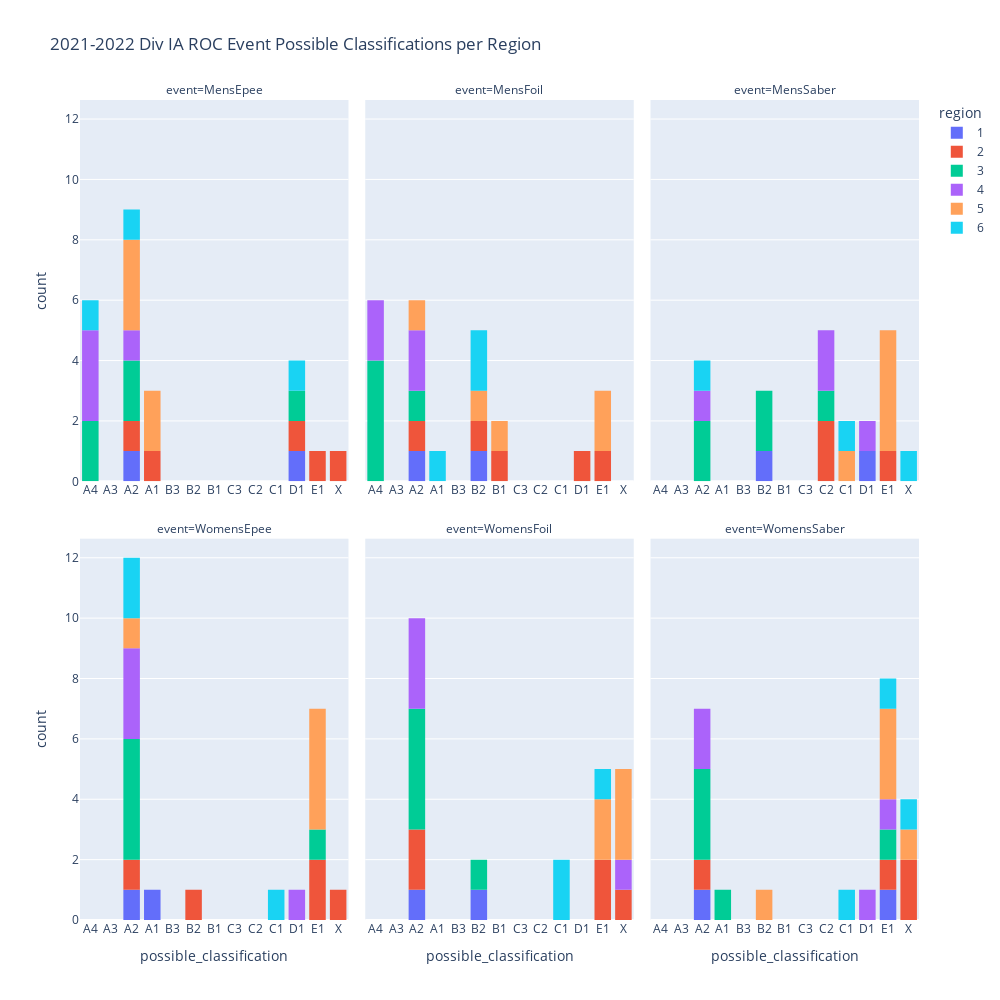
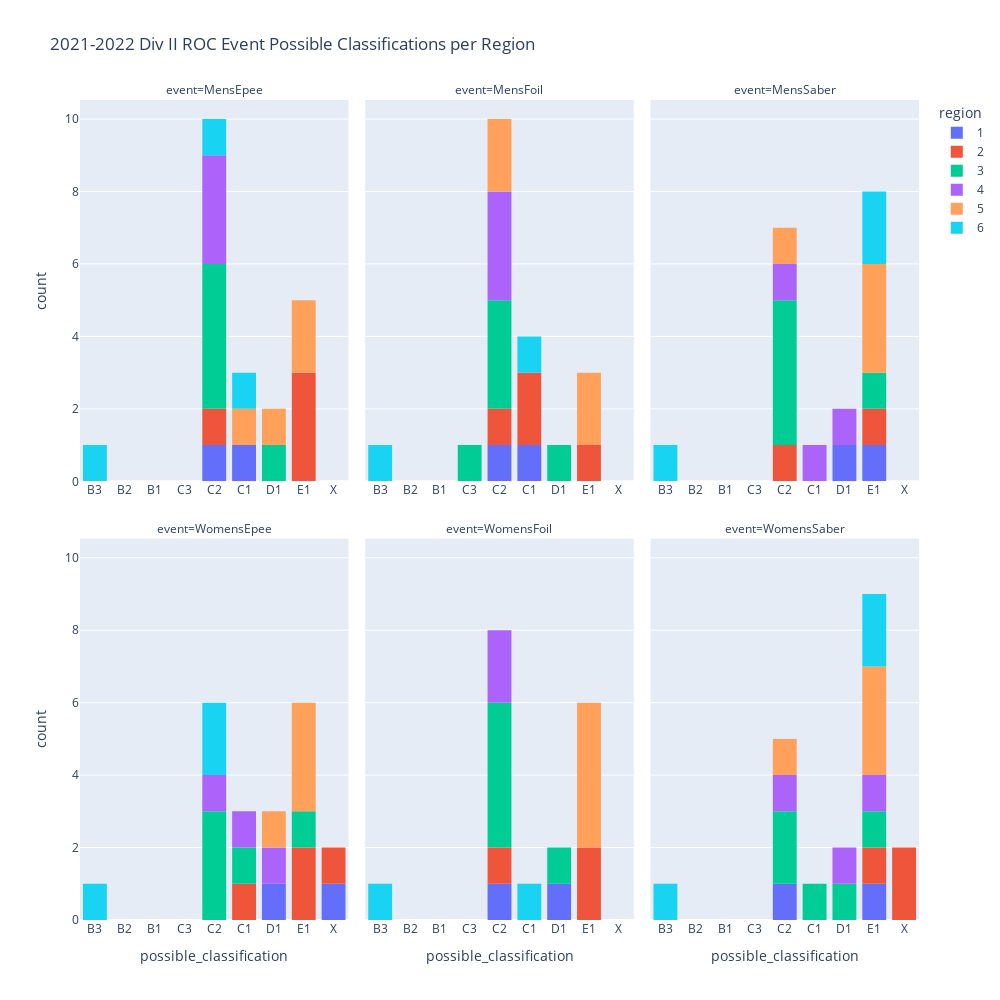

Source (notebook cell) for these figures, in order:
### Markdown cell above
### Regional tournament classification availability per weapon/gender combination

### Code cell
CATEGORY_ORDERS = {'possible_classification':CLASS_ORDER,
                    'event':EVENT_ORDER,
                    'region':[1,2,3,4,5,6]}

df_divia = classification_df[classification_df.level=='DivIA']
divia_class = px.histogram(df_divia,
                    x='possible_classification',
                    color='region',
                    facet_col='event',
                    category_orders=CATEGORY_ORDERS,
                    title='2021-2022 Div IA ROC Event Possible Classifications per Region',
                    facet_col_wrap=3)
divia_class.update_layout(width=1000,height=1000)
divia_class.update_xaxes(showticklabels=True)
divia_class.show()
divia_class.write_image('plots/divia_event_classifications.png')

df_divii = classification_df[classification_df.level=='DivII']
divii_class = px.histogram(df_divii,
                    x='possible_classification',
                    color='region',
                    facet_col='event',
                    category_orders=CATEGORY_ORDERS,
                    title='2021-2022 Div II ROC Event Possible Classifications per Region',
                    facet_col_wrap=3)
divii_class.update_layout(width=1000,height=1000)
divii_class.update_xaxes(showticklabels=True)
divii_class.show()
divii_class.write_image('plots/divii_event_classifications.png')

### Figure 1 — Plotly figure (JSON) as saved in the notebook; plotly's stock layout.template omitted (floating-point values rounded to 4 significant figures)
{"data": [{"alignmentgroup": "True", "bingroup": "x", "hovertemplate": "region=1<br>event=MensEpee<br>possible_classification=%{x}<br>count=%{y}<extra></extra>", "legendgroup": "1", "marker": {"color": "#636efa", "pattern": {"shape": ""}}, "name": "1", "offsetgroup": "1", "orientation": "v", "showlegend": true, "type": "histogram", "x": ["D1", "A2"], "xaxis": "x4", "yaxis": "y4"}, {"alignmentgroup": "True", "bingroup": "x", "hovertemplate": "region=1<br>event=MensFoil<br>possible_classification=%{x}<br>count=%{y}<extra></extra>", "legendgroup": "1", "marker": {"color": "#636efa", "pattern": {"shape": ""}}, "name": "1", "offsetgroup": "1", "orientation": "v", "showlegend": false, "type": "histogram", "x": ["B2", "A2"], "xaxis": "x5", "yaxis": "y5"}, {"alignmentgroup": "True", "bingroup": "x", "hovertemplate": "region=1<br>event=MensSaber<br>possible_classification=%{x}<br>count=%{y}<extra></extra>", "legendgroup": "1", "marker": {"color": "#636efa", "pattern": {"shape": ""}}, "name": "1", "offsetgroup": "1", "orientation": "v", "showlegend": false, "type": "histogram", "x": ["D1", "B2"], "xaxis": "x6", "yaxis": "y6"}, {"alignmentgroup": "True", "bingroup": "x", "hovertemplate": "region=1<br>event=WomensEpee<br>possible_classification=%{x}<br>count=%{y}<extra></extra>", "legendgroup": "1", "marker": {"color": "#636efa", "pattern": {"shape": ""}}, "name": "1", "offsetgroup": "1", "orientation": "v", "showlegend": false, "type": "histogram", "x": ["A2", "A1"], "xaxis": "x", "yaxis": "y"}, {"alignmentgroup": "True", "bingroup": "x", "hovertemplate": "region=1<br>event=WomensFoil<br>possible_classification=%{x}<br>count=%{y}<extra></extra>", "legendgroup": "1", "marker": {"color": "#636efa", "pattern": {"shape": ""}}, "name": "1", "offsetgroup": "1", "orientation": "v", "showlegend": false, "type": "histogram", "x": ["B2", "A2"], "xaxis": "x2", "yaxis": "y2"}, {"alignmentgroup": "True", "bingroup": "x", "hovertemplate": "region=1<br>event=WomensSaber<br>possible_classification=%{x}<br>count=%{y}<extra></extra>", "legendgroup": "1", "marker": {"color": "#636efa", "pattern": {"shape": ""}}, "name": "1", "offsetgroup": "1", "orientation": "v", "showlegend": false, "type": "histogram", "x": ["A2", "E1"], "xaxis": "x3", "yaxis": "y3"}, {"alignmentgroup": "True", "bingroup": "x", "hovertemplate": "region=2<br>event=MensEpee<br>possible_classification=%{x}<br>count=%{y}<extra></extra>", "legendgroup": "2", "marker": {"color": "#EF553B", "pattern": {"shape": ""}}, "name": "2", "offsetgroup": "2", "orientation": "v", "showlegend": true, "type": "histogram", "x": ["A1", "A2", "X", "E1", "D1"], "xaxis": "x4", "yaxis": "y4"}, {"alignmentgroup": "True", "bingroup": "x", "hovertemplate": "region=2<br>event=MensFoil<br>possible_classification=%{x}<br>count=%{y}<extra></extra>", "legendgroup": "2", "marker": {"color": "#EF553B", "pattern": {"shape": ""}}, "name": "2", "offsetgroup": "2", "orientation": "v", "showlegend": false, "type": "histogram", "x": ["B2", "A2", "E1", "B1", "D1"], "xaxis": "x5", "yaxis": "y5"}, {"alignmentgroup": "True", "bingroup": "x", "hovertemplate": "region=2<br>event=MensSaber<br>possible_classification=%{x}<br>count=%{y}<extra></extra>", "legendgroup": "2", "marker": {"color": "#EF553B", "pattern": {"shape": ""}}, "name": "2", "offsetgroup": "2", "orientation": "v", "showlegend": false, "type": "histogram", "x": ["E1", "C2", "C2"], "xaxis": "x6", "yaxis": "y6"}, {"alignmentgroup": "True", "bingroup": "x", "hovertemplate": "region=2<br>event=WomensEpee<br>possible_classification=%{x}<br>count=%{y}<extra></extra>", "legendgroup": "2", "marker": {"color": "#EF553B", "pattern": {"shape": ""}}, "name": "2", "offsetgroup": "2", "orientation": "v", "showlegend": false, "type": "histogram", "x": ["E1", "A2", "X", "E1", "B2"], "xaxis": "x", "yaxis": "y"}, {"alignmentgroup": "True", "bingroup": "x", "hovertemplate": "region=2<br>event=WomensFoil<br>possible_classification=%{x}<br>count=%{y}<extra></extra>", "legendgroup": "2", "marker": {"color": "#EF553B", "pattern": {"shape": ""}}, "name": "2", "offsetgroup": "2", "orientation": "v", "showlegend": false, "type": "histogram", "x": ["E1", "A2", "X", "E1", "A2"], "xaxis": "x2", "yaxis": "y2"}, {"alignmentgroup": "True", "bingroup": "x", "hovertemplate": "region=2<br>event=WomensSaber<br>possible_classification=%{x}<br>count=%{y}<extra></extra>", "legendgroup": "2", "marker": {"color": "#EF553B", "pattern": {"shape": ""}}, "name": "2", "offsetgroup": "2", "orientation": "v", "showlegend": false, "type": "histogram", "x": ["X", "A2", "X", "E1"], "xaxis": "x3", "yaxis": "y3"}, {"alignmentgroup": "True", "bingroup": "x", "hovertemplate": "region=3<br>event=MensEpee<br>possible_classification=%{x}<br>count=%{y}<extra></extra>", "legendgroup": "3", "marker": {"color": "#00cc96", "pattern": {"shape": ""}}, "name": "3", "offsetgroup": "3", "orientation": "v", "showlegend": true, "type": "histogram", "x": ["A4", "A4", "D1", "A2", "A2"], "xaxis": "x4", "yaxis": "y4"}, {"alignmentgroup": "True", "bingroup": "x", "hovertemplate": "region=3<br>event=MensFoil<br>possible_classification=%{x}<br>count=%{y}<extra></extra>", "legendgroup": "3", "marker": {"color": "#00cc96", "pattern": {"shape": ""}}, "name": "3", "offsetgroup": "3", "orientation": "v", "showlegend": false, "type": "histogram", "x": ["A4", "A4", "A4", "A4", "A2"], "xaxis": "x5", "yaxis": "y5"}, {"alignmentgroup": "True", "bingroup": "x", "hovertemplate": "region=3<br>event=MensSaber<br>possible_classification=%{x}<br>count=%{y}<extra></extra>", "legendgroup": "3", "marker": {"color": "#00cc96", "pattern": {"shape": ""}}, "name": "3", "offsetgroup": "3", "orientation": "v", "showlegend": false, "type": "histogram", "x": ["A2", "B2", "C2", "B2", "A2"], "xaxis": "x6", "yaxis": "y6"}, {"alignmentgroup": "True", "bingroup": "x", "hovertemplate": "region=3<br>event=WomensEpee<br>possible_classification=%{x}<br>count=%{y}<extra></extra>", "legendgroup": "3", "marker": {"color": "#00cc96", "pattern": {"shape": ""}}, "name": "3", "offsetgroup": "3", "orientation": "v", "showlegend": false, "type": "histogram", "x": ["A2", "A2", "A2", "E1", "A2"], "xaxis": "x", "yaxis": "y"}, {"alignmentgroup": "True", "bingroup": "x", "hovertemplate": "region=3<br>event=WomensFoil<br>possible_classification=%{x}<br>count=%{y}<extra></extra>", "legendgroup": "3", "marker": {"color": "#00cc96", "pattern": {"shape": ""}}, "name": "3", "offsetgroup": "3", "orientation": "v", "showlegend": false, "type": "histogram", "x": ["B2", "A2", "A2", "A2", "A2"], "xaxis": "x2", "yaxis": "y2"}, {"alignmentgroup": "True", "bingroup": "x", "hovertemplate": "region=3<br>event=WomensSaber<br>possible_classification=%{x}<br>count=%{y}<extra></extra>", "legendgroup": "3", "marker": {"color": "#00cc96", "pattern": {"shape": ""}}, "name": "3", "offsetgroup": "3", "orientation": "v", "showlegend": false, "type": "histogram", "x": ["E1", "A2", "A2", "A1", "A2"], "xaxis": "x3", "yaxis": "y3"}, {"alignmentgroup": "True", "bingroup": "x", "hovertemplate": "region=4<br>event=MensEpee<br>possible_classification=%{x}<br>count=%{y}<extra></extra>", "legendgroup": "4", "marker": {"color": "#ab63fa", "pattern": {"shape": ""}}, "name": "4", "offsetgroup": "4", "orientation": "v", "showlegend": true, "type": "histogram", "x": ["A4", "A4", "A4", "A2"], "xaxis": "x4", "yaxis": "y4"}, {"alignmentgroup": "True", "bingroup": "x", "hovertemplate": "region=4<br>event=MensFoil<br>possible_classification=%{x}<br>count=%{y}<extra></extra>", "legendgroup": "4", "marker": {"color": "#ab63fa", "pattern": {"shape": ""}}, "name": "4", "offsetgroup": "4", "orientation": "v", "showlegend": false, "type": "histogram", "x": ["A4", "A4", "A2", "A2"], "xaxis": "x5", "yaxis": "y5"}, {"alignmentgroup": "True", "bingroup": "x", "hovertemplate": "region=4<br>event=MensSaber<br>possible_classification=%{x}<br>count=%{y}<extra></extra>", "legendgroup": "4", "marker": {"color": "#ab63fa", "pattern": {"shape": ""}}, "name": "4", "offsetgroup": "4", "orientation": "v", "showlegend": false, "type": "histogram", "x": ["C2", "A2", "C2", "D1"], "xaxis": "x6", "yaxis": "y6"}, {"alignmentgroup": "True", "bingroup": "x", "hovertemplate": "region=4<br>event=WomensEpee<br>possible_classification=%{x}<br>count=%{y}<extra></extra>", "legendgroup": "4", "marker": {"color": "#ab63fa", "pattern": {"shape": ""}}, "name": "4", "offsetgroup": "4", "orientation": "v", "showlegend": false, "type": "histogram", "x": ["A2", "D1", "A2", "A2"], "xaxis": "x", "yaxis": "y"}, {"alignmentgroup": "True", "bingroup": "x", "hovertemplate": "region=4<br>event=WomensFoil<br>possible_classification=%{x}<br>count=%{y}<extra></extra>", "legendgroup": "4", "marker": {"color": "#ab63fa", "pattern": {"shape": ""}}, "name": "4", "offsetgroup": "4", "orientation": "v", "showlegend": false, "type": "histogram", "x": ["A2", "A2", "A2", "X"], "xaxis": "x2", "yaxis": "y2"}, {"alignmentgroup": "True", "bingroup": "x", "hovertemplate": "region=4<br>event=WomensSaber<br>possible_classification=%{x}<br>count=%{y}<extra></extra>", "legendgroup": "4", "marker": {"color": "#ab63fa", "pattern": {"shape": ""}}, "name": "4", "offsetgroup": "4", "orientation": "v", "showlegend": false, "type": "histogram", "x": ["D1", "A2", "A2", "E1"], "xaxis": "x3", "yaxis": "y3"}, {"alignmentgroup": "True", "bingroup": "x", "hovertemplate": "region=5<br>event=MensEpee<br>possible_classification=%{x}<br>count=%{y}<extra></extra>", "legendgroup": "5", "marker": {"color": "#FFA15A", "pattern": {"shape": ""}}, "name": "5", "offsetgroup": "5", "orientation": "v", "showlegend": true, "type": "histogram", "x": ["A2", "A1", "A1", "A2", "A2"], "xaxis": "x4", "yaxis": "y4"}, {"alignmentgroup": "True", "bingroup": "x", "hovertemplate": "region=5<br>event=MensFoil<br>possible_classification=%{x}<br>count=%{y}<extra></extra>", "legendgroup": "5", "marker": {"color": "#FFA15A", "pattern": {"shape": ""}}, "name": "5", "offsetgroup": "5", "orientation": "v", "showlegend": false, "type": "histogram", "x": ["B2", "E1", "B1", "E1", "A2"], "xaxis": "x5", "yaxis": "y5"}, {"alignmentgroup": "True", "bingroup": "x", "hovertemplate": "region=5<br>event=MensSaber<br>possible_classification=%{x}<br>count=%{y}<extra></extra>", "legendgroup": "5", "marker": {"color": "#FFA15A", "pattern": {"shape": ""}}, "name": "5", "offsetgroup": "5", "orientation": "v", "showlegend": false, "type": "histogram", "x": ["E1", "E1", "E1", "E1", "C1"], "xaxis": "x6", "yaxis": "y6"}, {"alignmentgroup": "True", "bingroup": "x", "hovertemplate": "region=5<br>event=WomensEpee<br>possible_classification=%{x}<br>count=%{y}<extra></extra>", "legendgroup": "5", "marker": {"color": "#FFA15A", "pattern": {"shape": ""}}, "name": "5", "offsetgroup": "5", "orientation": "v", "showlegend": false, "type": "histogram", "x": ["A2", "E1", "E1", "E1", "E1"], "xaxis": "x", "yaxis": "y"}, {"alignmentgroup": "True", "bingroup": "x", "hovertemplate": "region=5<br>event=WomensFoil<br>possible_classification=%{x}<br>count=%{y}<extra></extra>", "legendgroup": "5", "marker": {"color": "#FFA15A", "pattern": {"shape": ""}}, "name": "5", "offsetgroup": "5", "orientation": "v", "showlegend": false, "type": "histogram", "x": ["X", "X", "X", "E1", "E1"], "xaxis": "x2", "yaxis": "y2"}, {"alignmentgroup": "True", "bingroup": "x", "hovertemplate": "region=5<br>event=WomensSaber<br>possible_classification=%{x}<br>count=%{y}<extra></extra>", "legendgroup": "5", "marker": {"color": "#FFA15A", "pattern": {"shape": ""}}, "name": "5", "offsetgroup": "5", "orientation": "v", "showlegend": false, "type": "histogram", "x": ["E1", "E1", "E1", "X", "B2"], "xaxis": "x3", "yaxis": "y3"}, {"alignmentgroup": "True", "bingroup": "x", "hovertemplate": "region=6<br>event=MensEpee<br>possible_classification=%{x}<br>count=%{y}<extra></extra>", "legendgroup": "6", "marker": {"color": "#19d3f3", "pattern": {"shape": ""}}, "name": "6", "offsetgroup": "6", "orientation": "v", "showlegend": true, "type": "histogram", "x": ["D1", "A4", "A2"], "xaxis": "x4", "yaxis": "y4"}, {"alignmentgroup": "True", "bingroup": "x", "hovertemplate": "region=6<br>event=MensFoil<br>possible_classification=%{x}<br>count=%{y}<extra></extra>", "legendgroup": "6", "marker": {"color": "#19d3f3", "pattern": {"shape": ""}}, "name": "6", "offsetgroup": "6", "orientation": "v", "showlegend": false, "type": "histogram", "x": ["B2", "B2", "A1"], "xaxis": "x5", "yaxis": "y5"}, {"alignmentgroup": "True", "bingroup": "x", "hovertemplate": "region=6<br>event=MensSaber<br>possible_classification=%{x}<br>count=%{y}<extra></extra>", "legendgroup": "6", "marker": {"color": "#19d3f3", "pattern": {"shape": ""}}, "name": "6", "offsetgroup": "6", "orientation": "v", "showlegend": false, "type": "histogram", "x": ["C1", "A2", "X"], "xaxis": "x6", "yaxis": "y6"}, {"alignmentgroup": "True", "bingroup": "x", "hovertemplate": "region=6<br>event=WomensEpee<br>possible_classification=%{x}<br>count=%{y}<extra></extra>", "legendgroup": "6", "marker": {"color": "#19d3f3", "pattern": {"shape": ""}}, "name": "6", "offsetgroup": "6", "orientation": "v", "showlegend": false, "type": "histogram", "x": ["A2", "A2", "C1"], "xaxis": "x", "yaxis": "y"}, {"alignmentgroup": "True", "bingroup": "x", "hovertemplate": "region=6<br>event=WomensFoil<br>possible_classification=%{x}<br>count=%{y}<extra></extra>", "legendgroup": "6", "marker": {"color": "#19d3f3", "pattern": {"shape": ""}}, "name": "6", "offsetgroup": "6", "orientation": "v", "showlegend": false, "type": "histogram", "x": ["C1", "E1", "C1"], "xaxis": "x2", "yaxis": "y2"}, {"alignmentgroup": "True", "bingroup": "x", "hovertemplate": "region=6<br>event=WomensSaber<br>possible_classification=%{x}<br>count=%{y}<extra></extra>", "legendgroup": "6", "marker": {"color": "#19d3f3", "pattern": {"shape": ""}}, "name": "6", "offsetgroup": "6", "orientation": "v", "showlegend": false, "type": "histogram", "x": ["E1", "C1", "X"], "xaxis": "x3", "yaxis": "y3"}], "layout": {"annotations": [{"font": {}, "showarrow": false, "text": "event=WomensEpee", "x": 0.16, "xanchor": "center", "xref": "paper", "y": 0.465, "yanchor": "bottom", "yref": "paper"}, {"font": {}, "showarrow": false, "text": "event=WomensFoil", "x": 0.5, "xanchor": "center", "xref": "paper", "y": 0.465, "yanchor": "bottom", "yref": "paper"}, {"font": {}, "showarrow": false, "text": "event=WomensSaber", "x": 0.84, "xanchor": "center", "xref": "paper", "y": 0.465, "yanchor": "bottom", "yref": "paper"}, {"font": {}, "showarrow": false, "text": "event=MensEpee", "x": 0.16, "xanchor": "center", "xref": "paper", "y": 1.0, "yanchor": "bottom", "yref": "paper"}, {"font": {}, "showarrow": false, "text": "event=MensFoil", "x": 0.5, "xanchor": "center", "xref": "paper", "y": 1.0, "yanchor": "bottom", "yref": "paper"}, {"font": {}, "showarrow": false, "text": "event=MensSaber", "x": 0.84, "xanchor": "center", "xref": "paper", "y": 1.0, "yanchor": "bottom", "yref": "paper"}], "barmode": "relative", "height": 1000, "legend": {"title": {"text": "region"}, "tracegroupgap": 0}, "title": {"text": "2021-2022 Div IA ROC Event Possible Classifications per Region"}, "width": 1000, "xaxis": {"anchor": "y", "categoryarray": ["A4", "A3", "A2", "A1", "B3", "B2", "B1", "C3", "C2", "C1", "D1", "E1", "X"], "categoryorder": "array", "domain": [0, 0.32], "showticklabels": true, "title": {"text": "possible_classification"}}, "xaxis2": {"anchor": "y2", "categoryarray": ["A4", "A3", "A2", "A1", "B3", "B2", "B1", "C3", "C2", "C1", "D1", "E1", "X"], "categoryorder": "array", "domain": [0.34, 0.66], "matches": "x", "showticklabels": true, "title": {"text": "possible_classification"}}, "xaxis3": {"anchor": "y3", "categoryarray": ["A4", "A3", "A2", "A1", "B3", "B2", "B1", "C3", "C2", "C1", "D1", "E1", "X"], "categoryorder": "array", "domain": [0.68, 1.0], "matches": "x", "showticklabels": true, "title": {"text": "possible_classification"}}, "xaxis4": {"anchor": "y4", "domain": [0, 0.32], "matches": "x", "showticklabels": true}, "xaxis5": {"anchor": "y5", "domain": [0.34, 0.66], "matches": "x", "showticklabels": true}, "xaxis6": {"anchor": "y6", "domain": [0.68, 1.0], "matches": "x", "showticklabels": true}, "yaxis": {"anchor": "x", "domain": [0, 0.465], "title": {"text": "count"}}, "yaxis2": {"anchor": "x2", "domain": [0, 0.465], "matches": "y", "showticklabels": false}, "yaxis3": {"anchor": "x3", "domain": [0, 0.465], "matches": "y", "showticklabels": false}, "yaxis4": {"anchor": "x4", "domain": [0.535, 1.0], "matches": "y", "title": {"text": "count"}}, "yaxis5": {"anchor": "x5", "domain": [0.535, 1.0], "matches": "y", "showticklabels": false}, "yaxis6": {"anchor": "x6", "domain": [0.535, 1.0], "matches": "y", "showticklabels": false}}}

### Figure 2 — Plotly figure (JSON) as saved in the notebook; plotly's stock layout.template omitted (floating-point values rounded to 4 significant figures)
{"data": [{"alignmentgroup": "True", "bingroup": "x", "hovertemplate": "region=1<br>event=MensEpee<br>possible_classification=%{x}<br>count=%{y}<extra></extra>", "legendgroup": "1", "marker": {"color": "#636efa", "pattern": {"shape": ""}}, "name": "1", "offsetgroup": "1", "orientation": "v", "showlegend": true, "type": "histogram", "x": ["C1", "C2"], "xaxis": "x4", "yaxis": "y4"}, {"alignmentgroup": "True", "bingroup": "x", "hovertemplate": "region=1<br>event=MensFoil<br>possible_classification=%{x}<br>count=%{y}<extra></extra>", "legendgroup": "1", "marker": {"color": "#636efa", "pattern": {"shape": ""}}, "name": "1", "offsetgroup": "1", "orientation": "v", "showlegend": false, "type": "histogram", "x": ["C1", "C2"], "xaxis": "x5", "yaxis": "y5"}, {"alignmentgroup": "True", "bingroup": "x", "hovertemplate": "region=1<br>event=MensSaber<br>possible_classification=%{x}<br>count=%{y}<extra></extra>", "legendgroup": "1", "marker": {"color": "#636efa", "pattern": {"shape": ""}}, "name": "1", "offsetgroup": "1", "orientation": "v", "showlegend": false, "type": "histogram", "x": ["E1", "D1"], "xaxis": "x6", "yaxis": "y6"}, {"alignmentgroup": "True", "bingroup": "x", "hovertemplate": "region=1<br>event=WomensEpee<br>possible_classification=%{x}<br>count=%{y}<extra></extra>", "legendgroup": "1", "marker": {"color": "#636efa", "pattern": {"shape": ""}}, "name": "1", "offsetgroup": "1", "orientation": "v", "showlegend": false, "type": "histogram", "x": ["X", "D1"], "xaxis": "x", "yaxis": "y"}, {"alignmentgroup": "True", "bingroup": "x", "hovertemplate": "region=1<br>event=WomensFoil<br>possible_classification=%{x}<br>count=%{y}<extra></extra>", "legendgroup": "1", "marker": {"color": "#636efa", "pattern": {"shape": ""}}, "name": "1", "offsetgroup": "1", "orientation": "v", "showlegend": false, "type": "histogram", "x": ["D1", "C2"], "xaxis": "x2", "yaxis": "y2"}, {"alignmentgroup": "True", "bingroup": "x", "hovertemplate": "region=1<br>event=WomensSaber<br>possible_classification=%{x}<br>count=%{y}<extra></extra>", "legendgroup": "1", "marker": {"color": "#636efa", "pattern": {"shape": ""}}, "name": "1", "offsetgroup": "1", "orientation": "v", "showlegend": false, "type": "histogram", "x": ["E1", "C2"], "xaxis": "x3", "yaxis": "y3"}, {"alignmentgroup": "True", "bingroup": "x", "hovertemplate": "region=2<br>event=MensEpee<br>possible_classification=%{x}<br>count=%{y}<extra></extra>", "legendgroup": "2", "marker": {"color": "#EF553B", "pattern": {"shape": ""}}, "name": "2", "offsetgroup": "2", "orientation": "v", "showlegend": true, "type": "histogram", "x": ["E1", "E1", "E1", "C2"], "xaxis": "x4", "yaxis": "y4"}, {"alignmentgroup": "True", "bingroup": "x", "hovertemplate": "region=2<br>event=MensFoil<br>possible_classification=%{x}<br>count=%{y}<extra></extra>", "legendgroup": "2", "marker": {"color": "#EF553B", "pattern": {"shape": ""}}, "name": "2", "offsetgroup": "2", "orientation": "v", "showlegend": false, "type": "histogram", "x": ["C1", "E1", "C1", "C2"], "xaxis": "x5", "yaxis": "y5"}, {"alignmentgroup": "True", "bingroup": "x", "hovertemplate": "region=2<br>event=MensSaber<br>possible_classification=%{x}<br>count=%{y}<extra></extra>", "legendgroup": "2", "marker": {"color": "#EF553B", "pattern": {"shape": ""}}, "name": "2", "offsetgroup": "2", "orientation": "v", "showlegend": false, "type": "histogram", "x": ["E1", "C2"], "xaxis": "x6", "yaxis": "y6"}, {"alignmentgroup": "True", "bingroup": "x", "hovertemplate": "region=2<br>event=WomensEpee<br>possible_classification=%{x}<br>count=%{y}<extra></extra>", "legendgroup": "2", "marker": {"color": "#EF553B", "pattern": {"shape": ""}}, "name": "2", "offsetgroup": "2", "orientation": "v", "showlegend": false, "type": "histogram", "x": ["E1", "X", "E1", "C1"], "xaxis": "x", "yaxis": "y"}, {"alignmentgroup": "True", "bingroup": "x", "hovertemplate": "region=2<br>event=WomensFoil<br>possible_classification=%{x}<br>count=%{y}<extra></extra>", "legendgroup": "2", "marker": {"color": "#EF553B", "pattern": {"shape": ""}}, "name": "2", "offsetgroup": "2", "orientation": "v", "showlegend": false, "type": "histogram", "x": ["E1", "E1", "C2"], "xaxis": "x2", "yaxis": "y2"}, {"alignmentgroup": "True", "bingroup": "x", "hovertemplate": "region=2<br>event=WomensSaber<br>possible_classification=%{x}<br>count=%{y}<extra></extra>", "legendgroup": "2", "marker": {"color": "#EF553B", "pattern": {"shape": ""}}, "name": "2", "offsetgroup": "2", "orientation": "v", "showlegend": false, "type": "histogram", "x": ["X", "X", "E1"], "xaxis": "x3", "yaxis": "y3"}, {"alignmentgroup": "True", "bingroup": "x", "hovertemplate": "region=3<br>event=MensEpee<br>possible_classification=%{x}<br>count=%{y}<extra></extra>", "legendgroup": "3", "marker": {"color": "#00cc96", "pattern": {"shape": ""}}, "name": "3", "offsetgroup": "3", "orientation": "v", "showlegend": true, "type": "histogram", "x": ["D1", "C2", "C2", "C2", "C2"], "xaxis": "x4", "yaxis": "y4"}, {"alignmentgroup": "True", "bingroup": "x", "hovertemplate": "region=3<br>event=MensFoil<br>possible_classification=%{x}<br>count=%{y}<extra></extra>", "legendgroup": "3", "marker": {"color": "#00cc96", "pattern": {"shape": ""}}, "name": "3", "offsetgroup": "3", "orientation": "v", "showlegend": false, "type": "histogram", "x": ["C3", "D1", "C2", "C2", "C2"], "xaxis": "x5", "yaxis": "y5"}, {"alignmentgroup": "True", "bingroup": "x", "hovertemplate": "region=3<br>event=MensSaber<br>possible_classification=%{x}<br>count=%{y}<extra></extra>", "legendgroup": "3", "marker": {"color": "#00cc96", "pattern": {"shape": ""}}, "name": "3", "offsetgroup": "3", "orientation": "v", "showlegend": false, "type": "histogram", "x": ["C2", "C2", "C2", "E1", "C2"], "xaxis": "x6", "yaxis": "y6"}, {"alignmentgroup": "True", "bingroup": "x", "hovertemplate": "region=3<br>event=WomensEpee<br>possible_classification=%{x}<br>count=%{y}<extra></extra>", "legendgroup": "3", "marker": {"color": "#00cc96", "pattern": {"shape": ""}}, "name": "3", "offsetgroup": "3", "orientation": "v", "showlegend": false, "type": "histogram", "x": ["C2", "C2", "C2", "E1", "C1"], "xaxis": "x", "yaxis": "y"}, {"alignmentgroup": "True", "bingroup": "x", "hovertemplate": "region=3<br>event=WomensFoil<br>possible_classification=%{x}<br>count=%{y}<extra></extra>", "legendgroup": "3", "marker": {"color": "#00cc96", "pattern": {"shape": ""}}, "name": "3", "offsetgroup": "3", "orientation": "v", "showlegend": false, "type": "histogram", "x": ["C2", "C2", "C2", "D1", "C2"], "xaxis": "x2", "yaxis": "y2"}, {"alignmentgroup": "True", "bingroup": "x", "hovertemplate": "region=3<br>event=WomensSaber<br>possible_classification=%{x}<br>count=%{y}<extra></extra>", "legendgroup": "3", "marker": {"color": "#00cc96", "pattern": {"shape": ""}}, "name": "3", "offsetgroup": "3", "orientation": "v", "showlegend": false, "type": "histogram", "x": ["D1", "C2", "C1", "E1", "C2"], "xaxis": "x3", "yaxis": "y3"}, {"alignmentgroup": "True", "bingroup": "x", "hovertemplate": "region=4<br>event=MensEpee<br>possible_classification=%{x}<br>count=%{y}<extra></extra>", "legendgroup": "4", "marker": {"color": "#ab63fa", "pattern": {"shape": ""}}, "name": "4", "offsetgroup": "4", "orientation": "v", "showlegend": true, "type": "histogram", "x": ["C2", "C2", "C2"], "xaxis": "x4", "yaxis": "y4"}, {"alignmentgroup": "True", "bingroup": "x", "hovertemplate": "region=4<br>event=MensFoil<br>possible_classification=%{x}<br>count=%{y}<extra></extra>", "legendgroup": "4", "marker": {"color": "#ab63fa", "pattern": {"shape": ""}}, "name": "4", "offsetgroup": "4", "orientation": "v", "showlegend": false, "type": "histogram", "x": ["C2", "C2", "C2"], "xaxis": "x5", "yaxis": "y5"}, {"alignmentgroup": "True", "bingroup": "x", "hovertemplate": "region=4<br>event=MensSaber<br>possible_classification=%{x}<br>count=%{y}<extra></extra>", "legendgroup": "4", "marker": {"color": "#ab63fa", "pattern": {"shape": ""}}, "name": "4", "offsetgroup": "4", "orientation": "v", "showlegend": false, "type": "histogram", "x": ["D1", "C2", "C1"], "xaxis": "x6", "yaxis": "y6"}, {"alignmentgroup": "True", "bingroup": "x", "hovertemplate": "region=4<br>event=WomensEpee<br>possible_classification=%{x}<br>count=%{y}<extra></extra>", "legendgroup": "4", "marker": {"color": "#ab63fa", "pattern": {"shape": ""}}, "name": "4", "offsetgroup": "4", "orientation": "v", "showlegend": false, "type": "histogram", "x": ["D1", "C2", "C1"], "xaxis": "x", "yaxis": "y"}, {"alignmentgroup": "True", "bingroup": "x", "hovertemplate": "region=4<br>event=WomensFoil<br>possible_classification=%{x}<br>count=%{y}<extra></extra>", "legendgroup": "4", "marker": {"color": "#ab63fa", "pattern": {"shape": ""}}, "name": "4", "offsetgroup": "4", "orientation": "v", "showlegend": false, "type": "histogram", "x": ["C2", "C2"], "xaxis": "x2", "yaxis": "y2"}, {"alignmentgroup": "True", "bingroup": "x", "hovertemplate": "region=4<br>event=WomensSaber<br>possible_classification=%{x}<br>count=%{y}<extra></extra>", "legendgroup": "4", "marker": {"color": "#ab63fa", "pattern": {"shape": ""}}, "name": "4", "offsetgroup": "4", "orientation": "v", "showlegend": false, "type": "histogram", "x": ["D1", "C2", "E1"], "xaxis": "x3", "yaxis": "y3"}, {"alignmentgroup": "True", "bingroup": "x", "hovertemplate": "region=5<br>event=MensEpee<br>possible_classification=%{x}<br>count=%{y}<extra></extra>", "legendgroup": "5", "marker": {"color": "#FFA15A", "pattern": {"shape": ""}}, "name": "5", "offsetgroup": "5", "orientation": "v", "showlegend": true, "type": "histogram", "x": ["E1", "E1", "C1", "D1"], "xaxis": "x4", "yaxis": "y4"}, {"alignmentgroup": "True", "bingroup": "x", "hovertemplate": "region=5<br>event=MensFoil<br>possible_classification=%{x}<br>count=%{y}<extra></extra>", "legendgroup": "5", "marker": {"color": "#FFA15A", "pattern": {"shape": ""}}, "name": "5", "offsetgroup": "5", "orientation": "v", "showlegend": false, "type": "histogram", "x": ["C2", "E1", "E1", "C2"], "xaxis": "x5", "yaxis": "y5"}, {"alignmentgroup": "True", "bingroup": "x", "hovertemplate": "region=5<br>event=MensSaber<br>possible_classification=%{x}<br>count=%{y}<extra></extra>", "legendgroup": "5", "marker": {"color": "#FFA15A", "pattern": {"shape": ""}}, "name": "5", "offsetgroup": "5", "orientation": "v", "showlegend": false, "type": "histogram", "x": ["E1", "E1", "E1", "C2"], "xaxis": "x6", "yaxis": "y6"}, {"alignmentgroup": "True", "bingroup": "x", "hovertemplate": "region=5<br>event=WomensEpee<br>possible_classification=%{x}<br>count=%{y}<extra></extra>", "legendgroup": "5", "marker": {"color": "#FFA15A", "pattern": {"shape": ""}}, "name": "5", "offsetgroup": "5", "orientation": "v", "showlegend": false, "type": "histogram", "x": ["E1", "E1", "E1", "D1"], "xaxis": "x", "yaxis": "y"}, {"alignmentgroup": "True", "bingroup": "x", "hovertemplate": "region=5<br>event=WomensFoil<br>possible_classification=%{x}<br>count=%{y}<extra></extra>", "legendgroup": "5", "marker": {"color": "#FFA15A", "pattern": {"shape": ""}}, "name": "5", "offsetgroup": "5", "orientation": "v", "showlegend": false, "type": "histogram", "x": ["E1", "E1", "E1", "E1"], "xaxis": "x2", "yaxis": "y2"}, {"alignmentgroup": "True", "bingroup": "x", "hovertemplate": "region=5<br>event=WomensSaber<br>possible_classification=%{x}<br>count=%{y}<extra></extra>", "legendgroup": "5", "marker": {"color": "#FFA15A", "pattern": {"shape": ""}}, "name": "5", "offsetgroup": "5", "orientation": "v", "showlegend": false, "type": "histogram", "x": ["E1", "E1", "E1", "C2"], "xaxis": "x3", "yaxis": "y3"}, {"alignmentgroup": "True", "bingroup": "x", "hovertemplate": "region=6<br>event=MensEpee<br>possible_classification=%{x}<br>count=%{y}<extra></extra>", "legendgroup": "6", "marker": {"color": "#19d3f3", "pattern": {"shape": ""}}, "name": "6", "offsetgroup": "6", "orientation": "v", "showlegend": true, "type": "histogram", "x": ["C1", "B3", "C2"], "xaxis": "x4", "yaxis": "y4"}, {"alignmentgroup": "True", "bingroup": "x", "hovertemplate": "region=6<br>event=MensFoil<br>possible_classification=%{x}<br>count=%{y}<extra></extra>", "legendgroup": "6", "marker": {"color": "#19d3f3", "pattern": {"shape": ""}}, "name": "6", "offsetgroup": "6", "orientation": "v", "showlegend": false, "type": "histogram", "x": ["B3", "C1"], "xaxis": "x5", "yaxis": "y5"}, {"alignmentgroup": "True", "bingroup": "x", "hovertemplate": "region=6<br>event=MensSaber<br>possible_classification=%{x}<br>count=%{y}<extra></extra>", "legendgroup": "6", "marker": {"color": "#19d3f3", "pattern": {"shape": ""}}, "name": "6", "offsetgroup": "6", "orientation": "v", "showlegend": false, "type": "histogram", "x": ["E1", "B3", "E1"], "xaxis": "x6", "yaxis": "y6"}, {"alignmentgroup": "True", "bingroup": "x", "hovertemplate": "region=6<br>event=WomensEpee<br>possible_classification=%{x}<br>count=%{y}<extra></extra>", "legendgroup": "6", "marker": {"color": "#19d3f3", "pattern": {"shape": ""}}, "name": "6", "offsetgroup": "6", "orientation": "v", "showlegend": false, "type": "histogram", "x": ["C2", "B3", "C2"], "xaxis": "x", "yaxis": "y"}, {"alignmentgroup": "True", "bingroup": "x", "hovertemplate": "region=6<br>event=WomensFoil<br>possible_classification=%{x}<br>count=%{y}<extra></extra>", "legendgroup": "6", "marker": {"color": "#19d3f3", "pattern": {"shape": ""}}, "name": "6", "offsetgroup": "6", "orientation": "v", "showlegend": false, "type": "histogram", "x": ["B3", "C1"], "xaxis": "x2", "yaxis": "y2"}, {"alignmentgroup": "True", "bingroup": "x", "hovertemplate": "region=6<br>event=WomensSaber<br>possible_classification=%{x}<br>count=%{y}<extra></extra>", "legendgroup": "6", "marker": {"color": "#19d3f3", "pattern": {"shape": ""}}, "name": "6", "offsetgroup": "6", "orientation": "v", "showlegend": false, "type": "histogram", "x": ["E1", "B3", "E1"], "xaxis": "x3", "yaxis": "y3"}], "layout": {"annotations": [{"font": {}, "showarrow": false, "text": "event=WomensEpee", "x": 0.16, "xanchor": "center", "xref": "paper", "y": 0.465, "yanchor": "bottom", "yref": "paper"}, {"font": {}, "showarrow": false, "text": "event=WomensFoil", "x": 0.5, "xanchor": "center", "xref": "paper", "y": 0.465, "yanchor": "bottom", "yref": "paper"}, {"font": {}, "showarrow": false, "text": "event=WomensSaber", "x": 0.84, "xanchor": "center", "xref": "paper", "y": 0.465, "yanchor": "bottom", "yref": "paper"}, {"font": {}, "showarrow": false, "text": "event=MensEpee", "x": 0.16, "xanchor": "center", "xref": "paper", "y": 1.0, "yanchor": "bottom", "yref": "paper"}, {"font": {}, "showarrow": false, "text": "event=MensFoil", "x": 0.5, "xanchor": "center", "xref": "paper", "y": 1.0, "yanchor": "bottom", "yref": "paper"}, {"font": {}, "showarrow": false, "text": "event=MensSaber", "x": 0.84, "xanchor": "center", "xref": "paper", "y": 1.0, "yanchor": "bottom", "yref": "paper"}], "barmode": "relative", "height": 1000, "legend": {"title": {"text": "region"}, "tracegroupgap": 0}, "title": {"text": "2021-2022 Div II ROC Event Possible Classifications per Region"}, "width": 1000, "xaxis": {"anchor": "y", "categoryarray": ["A4", "A3", "A2", "A1", "B3", "B2", "B1", "C3", "C2", "C1", "D1", "E1", "X"], "categoryorder": "array", "domain": [0, 0.32], "showticklabels": true, "title": {"text": "possible_classification"}}, "xaxis2": {"anchor": "y2", "categoryarray": ["A4", "A3", "A2", "A1", "B3", "B2", "B1", "C3", "C2", "C1", "D1", "E1", "X"], "categoryorder": "array", "domain": [0.34, 0.66], "matches": "x", "showticklabels": true, "title": {"text": "possible_classification"}}, "xaxis3": {"anchor": "y3", "categoryarray": ["A4", "A3", "A2", "A1", "B3", "B2", "B1", "C3", "C2", "C1", "D1", "E1", "X"], "categoryorder": "array", "domain": [0.68, 1.0], "matches": "x", "showticklabels": true, "title": {"text": "possible_classification"}}, "xaxis4": {"anchor": "y4", "domain": [0, 0.32], "matches": "x", "showticklabels": true}, "xaxis5": {"anchor": "y5", "domain": [0.34, 0.66], "matches": "x", "showticklabels": true}, "xaxis6": {"anchor": "y6", "domain": [0.68, 1.0], "matches": "x", "showticklabels": true}, "yaxis": {"anchor": "x", "domain": [0, 0.465], "title": {"text": "count"}}, "yaxis2": {"anchor": "x2", "domain": [0, 0.465], "matches": "y", "showticklabels": false}, "yaxis3": {"anchor": "x3", "domain": [0, 0.465], "matches": "y", "showticklabels": false}, "yaxis4": {"anchor": "x4", "domain": [0.535, 1.0], "matches": "y", "title": {"text": "count"}}, "yaxis5": {"anchor": "x5", "domain": [0.535, 1.0], "matches": "y", "showticklabels": false}, "yaxis6": {"anchor": "x6", "domain": [0.535, 1.0], "matches": "y", "showticklabels": false}}}
